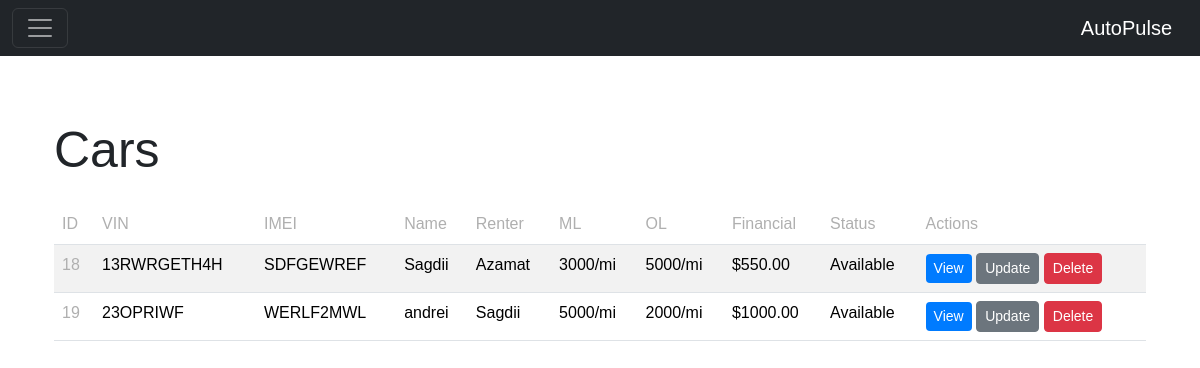
The page / (signed in) on the database as committed earlier.
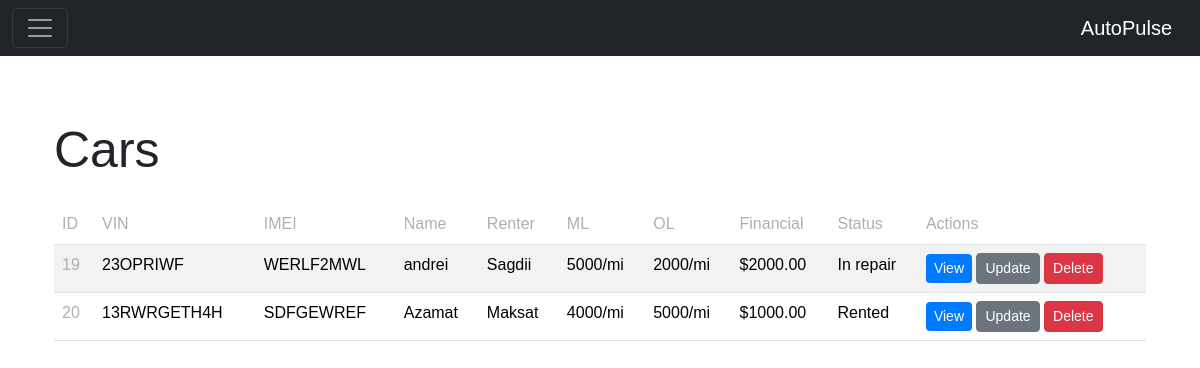
The same page on the database as committed later.
### autopulse_app/models.py (models this page shows, shortened)
class Car(models.Model):
    user = models.ForeignKey(User, on_delete=models.CASCADE)
    vin = models.CharField(max_length=100)
    imei = models.CharField(max_length=100)
    name = models.CharField(max_length=100)
    renter_name = models.CharField(max_length=100, blank=True, null=True)
    monthly_limit = models.IntegerField()
    oil_change = models.IntegerField()
    financial = models.DecimalField(max_digits=10, decimal_places=2)
    status = models.CharField(max_length=100)
    final_odometer = models.IntegerField(blank=True, null=True)

### autopulse_app/views.py (the view, shortened to what this page needs)
# urls.py: path("", views.home, name="home"),
def home(request):
    cars = (
        Car.objects.filter(user=request.user) if request.user.is_authenticated else None
    )
    return render(request, "home.html", {"cars": cars})

### autopulse_app/templates/home.html (shortened to what this page needs)
{% extends 'base.html' %}
{% block content %}
    {% if user.is_authenticated %}
        <div class="container mt-5">
            <h1 class="main-title mb-4">Cars</h1>
            {% if cars %}
                <div class="table-responsive">
                    <table class="table table-striped table-hover">
                        <thead>
                            <tr>
                                <th scope="col">ID</th>
                                <th scope="col">VIN</th>
                                <th scope="col">IMEI</th>
                                <th scope="col">Name</th>
                                <th scope="col">Renter</th>
                                <th scope="col">ML</th>
                                <th scope="col">OL</th>
                                <th scope="col">Financial</th>
                                <th scope="col">Status</th>
                                <th scope="col">Actions</th>
                            </tr>
                        </thead>
                        <tbody>
                            {% for car in cars %}
                            <tr>
                                <th scope="row">{{ car.id }}</th>
                                <td>{{ car.vin }}</td>
                                <td>{{ car.imei }}</td>
                                <td>{{ car.name }}</td>
                                <td>{{ car.renter_name }}</td>
                                <td>{{ car.monthly_limit }}/mi</td>
                                <td>{{ car.oil_change }}/mi</td>
                                <td>${{ car.financial }}</td>
                                <td>{{ car.status }}</td>
                                <td>
                                    <a href="{% url 'car' car.id %}" class="btn btn-primary btn-sm">View</a>
                                    <a href="{% url 'update_car' car.id %}" class="btn btn-secondary btn-sm">Update</a>
                                    <form action="{% url 'delete_car' car.id %}" method="POST" style="display:inline;">
                                        <button type="submit" class="btn btn-danger btn-sm">Delete</button>
                                    </form>
                                </td>
                            </tr>
                            {% endfor %}
                        </tbody>
                    </table>
                </div>
            {% else %}
                <p>No cars available.</p>
            {% endif %}
        </div>
    {% endif %}
{% endblock %}

Rows that differ between the two databases and show on the page:
removed Car: id "18", vin "13RWRGETH4H", imei "SDFGEWREF", name "Sagdii", renter_name "Azamat", monthly_limit "3000", oil_change "5000", financial "550.00", status "Available"
changed Car "23OPRIWF": financial "1000.00" → "2000.00"; status "Available" → "In repair"
added Car: id "20", vin "13RWRGETH4H", imei "SDFGEWREF", name "Azamat", renter_name "Maksat", monthly_limit "4000", oil_change "5000", financial "1000.00", status "Rented"
